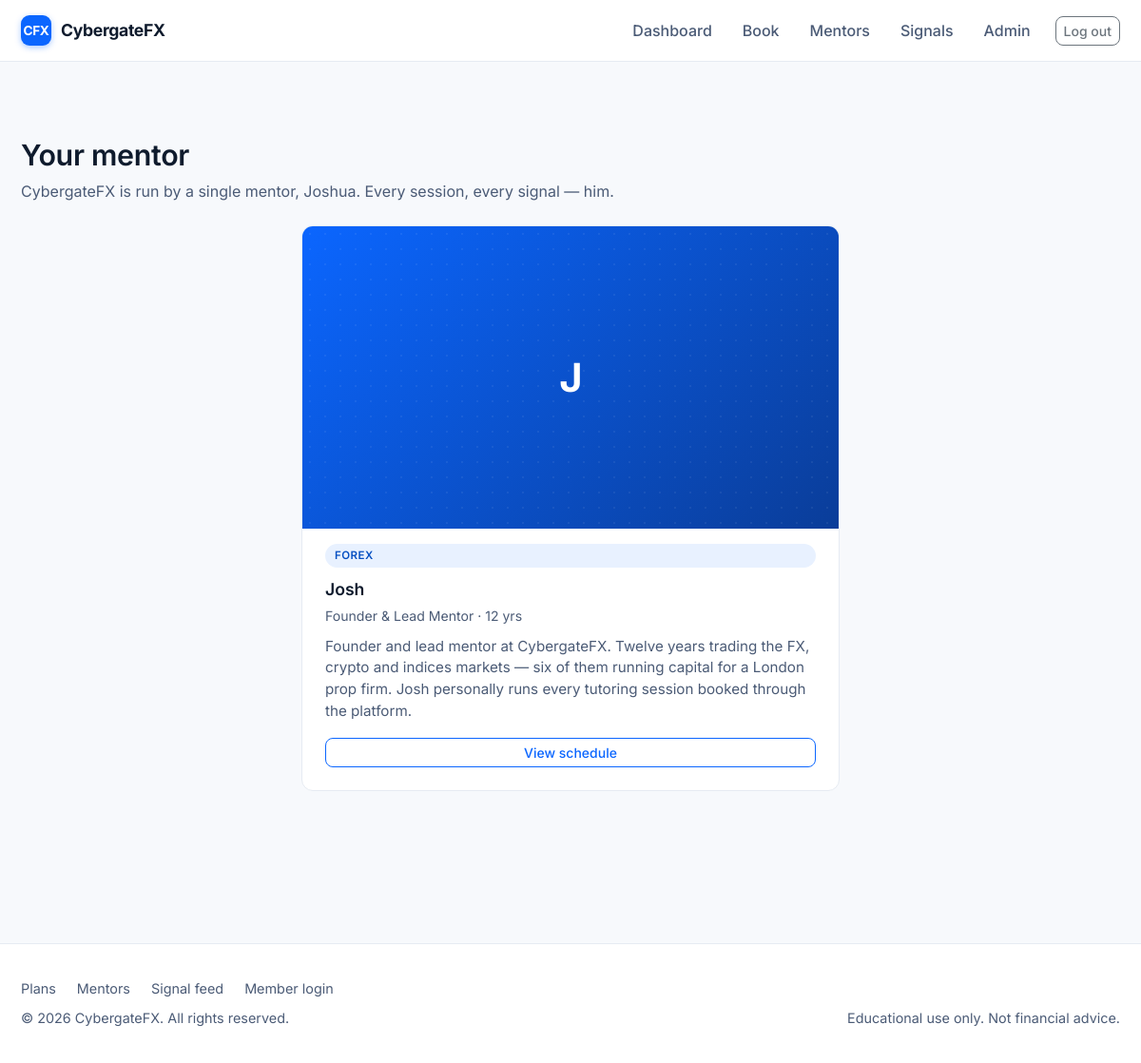
/mentors/ (signed in), run on the app's committed database.
### mentors/models.py (models this page shows, shortened)
class Mentor(models.Model):
    class Specialization(models.TextChoices):
        FOREX = 'Forex', 'Forex'
        CRYPTO = 'Crypto', 'Crypto'
        INDICES = 'Indices', 'Indices'
    name = models.CharField(max_length=120)
    bio = models.TextField(blank=True)
    years_experience = models.PositiveIntegerField(default=0)
    specialization = models.CharField(
        max_length=20,
        choices=Specialization.choices,
        default=Specialization.FOREX,
    )
    photo_url = models.URLField(blank=True)
    plans = models.ManyToManyField(MentorshipPlan, related_name='mentors', blank=True)
    class Meta:
        ordering = ['name']

### mentors/views.py (the view)
# urls.py: path('mentors/', MentorListView.as_view(), name='mentor_list'),
class MentorListView(ListView):
    model = Mentor
    template_name = 'mentors/mentor_list.html'
    context_object_name = 'mentors'

### templates/mentors/mentor_list.html (shortened to what this page needs)
{% extends 'base.html' %}
{% block content %}
<section class="cfx-section">
  <div class="container">
    <div class="cfx-page-head">
      <div>
        <h2>Your mentor</h2>
        <p class="head-sub">CybergateFX is run by a single mentor, Joshua. Every session, every signal — him.</p>
      </div>
    </div>
    <div class="row g-4 justify-content-center">
      {% for mentor in mentors %}
        <div class="col-md-8 col-lg-6">
          <div class="cfx-mentor-card">
            <div class="avatar" aria-hidden="true">{{ mentor.name|slice:":1"|upper }}</div>
            <div class="body">
              <span class="spec-pill">{{ mentor.get_specialization_display }}</span>
              <div class="name">{{ mentor.name }}</div>
              <div class="role">Founder &amp; Lead Mentor &middot; {{ mentor.years_experience }} yrs</div>
              <p class="bio">{{ mentor.bio }}</p>
              <a href="{% url 'mentors:mentor_detail' mentor.pk %}" class="btn btn-outline-primary btn-sm w-100">View schedule</a>
            </div>
          </div>
        </div>
      {% empty %}
        <p class="text-muted">No mentor configured yet.</p>
      {% endfor %}
    </div>
  </div>
</section>
{% endblock %}

### static/css/site.css (style rules this page uses)
:root { --brand: #0b66ff; --brand-dark: #0750c2; --brand-soft: #e8f1ff; --ink: #0f1b2d; --ink-soft: #4b5b76; --line: #e6ebf2; --line-strong: #d2dae6; --surface: #ffffff; --surface-alt: #f7f9fc; --surface-3: #eef2f8; --success: #1aa179; --warning: #c97a00; --danger: #c0392b; --radius: 12px; --radius-sm: 8px; --radius-lg: 18px; --shadow-sm: 0 1px 2px rgba(15,27,45,.06), 0 1px 1px rgba(15,27,45,.04); --shadow-md: 0 8px 24px rgba(15,27,45,.08); --shadow-lg: 0 18px 48px rgba(15,27,45,.12); --container-max: 1180px; --space-1: 6px; --space-2: 10px; --space-3: 16px; --space-4: 24px; --space-5: 36px; --space-6: 56px; --space-7: 80px; }
*, *::before, *::after { box-sizing: border-box; }
html, body { background: var(--surface-alt); color: var(--ink); font-family: 'Inter', -apple-system, BlinkMacSystemFont, 'Segoe UI', Roboto, sans-serif; font-feature-settings: 'cv11', 'ss01'; -webkit-font-smoothing: antialiased; -moz-osx-font-smoothing: grayscale; }
body { line-height: 1.5; }
h1, h2, h3, h4, h5 { color: var(--ink); font-weight: 600; letter-spacing: -0.01em; margin-top: 0; }
a { color: var(--brand); text-decoration: none; }
.container, .container-md, .container-lg { max-width: var(--container-max); }
.btn { font-weight: 500; border-radius: 8px; }
.btn-outline-primary { color: var(--brand); border-color: var(--brand); }
.cfx-section { padding: var(--space-7) 0; }
.cfx-section h2 { font-size: 1.9rem; margin-bottom: 8px; }
.cfx-mentor-card { background: var(--surface); border: 1px solid var(--line); border-radius: var(--radius); overflow: hidden; transition: border-color .15s, box-shadow .15s, transform .15s; height: 100%; display: flex; flex-direction: column; }
.cfx-mentor-card .avatar { width: 100%; aspect-ratio: 16 / 9; background: linear-gradient(135deg, #0b66ff 0%, #0a3d99 100%); color: #fff; display: flex; align-items: center; justify-content: center; font-weight: 700; font-size: 2.6rem; letter-spacing: -0.02em; position: relative; overflow: hidden; }
.cfx-mentor-card .avatar::after { content: ""; position: absolute; inset: 0; background-image: radial-gradient(rgba(255,255,255,0.10) 1px, transparent 1px); background-size: 16px 16px; opacity: 0.6; }
.cfx-mentor-card .body { padding: var(--space-3) var(--space-4) var(--space-4); flex: 1; display: flex; flex-direction: column; }
.cfx-mentor-card .name { font-weight: 600; font-size: 1.1rem; margin-bottom: 4px; }
.cfx-mentor-card .role { font-size: 0.88rem; color: var(--ink-soft); margin-bottom: 10px; }
.cfx-mentor-card .bio { font-size: 0.95rem; color: var(--ink-soft); margin-bottom: var(--space-3); flex: 1; }
.cfx-mentor-card .spec-pill { display: inline-block; background: var(--brand-soft); color: var(--brand-dark); font-weight: 600; font-size: 0.72rem; padding: 4px 10px; border-radius: 999px; letter-spacing: 0.04em; text-transform: uppercase; margin-bottom: var(--space-2); }
.cfx-page-head { display: flex; align-items: flex-end; justify-content: space-between; flex-wrap: wrap; gap: var(--space-2); margin-bottom: var(--space-4); }
.cfx-page-head .head-sub { color: var(--ink-soft); margin: 4px 0 0; }

### data on the page
Mentor: name "J", specialization "FOREX", name "Josh", years_experience "12", bio "Founder and lead mentor at CybergateFX. Twelve years trading the FX, crypto and indices markets — six of them running capital for a London prop firm. Josh personally runs every tutoring session booked through the platform."
